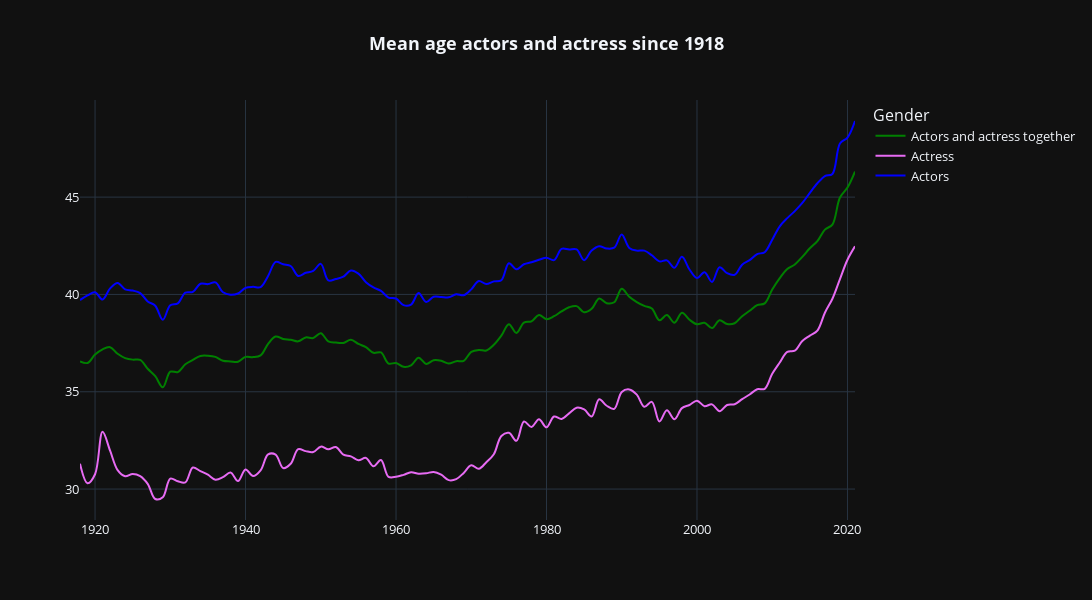

Here is the notebook cell this chart was saved with:
### Markdown cell above
## Le graph

### Code cell
fig = go.Figure() 

# mean actor and actress together per year
fig.add_trace(go.Scatter(x=df_graph.startYear, 
                    y=df_graph.mean_age_actors_actress, 
                    name="Actors and actress together",
                    line_shape='spline',
                    line_color='green'))

# mean only actress per year
fig.add_trace(go.Scatter(x=df_graph.startYear, 
                    y=df_graph.mean_age_actress,
                    name="Actress",
                    line_shape='spline',
                    line_color='rgb(231,107,243)'))

# mean only actor per year
fig.add_trace(go.Scatter(x=df_graph.startYear, 
                    y=df_graph.mean_age_actors,
                    name="Actors",
                    line_shape='spline',
                    line_color='blue'))


fig.update_layout(title ='<b>Mean age actors and actress since 1918<b>',
                    title_x = 0.5,
                    
                    width=1300,
                    height=600,
                    legend_title="Gender",
                    template='plotly_dark',
                    font_size=13
                    )

fig.show()
